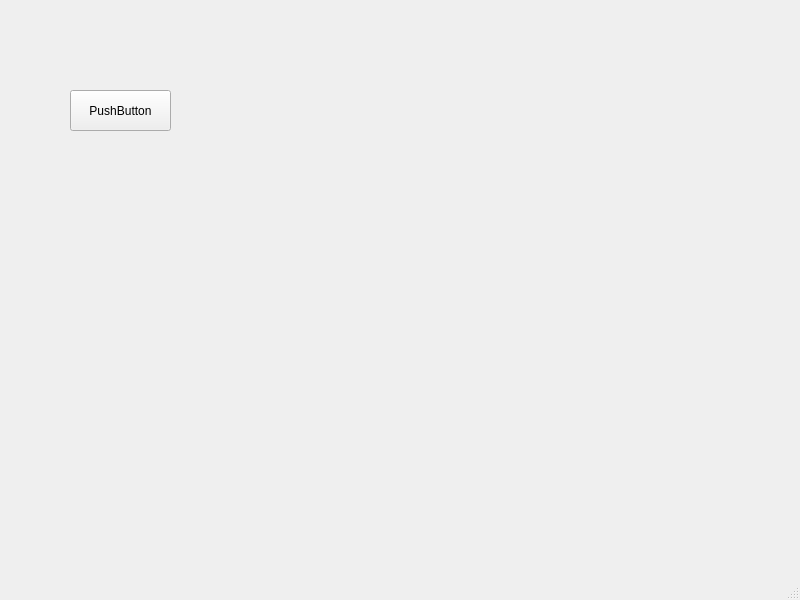
<?xml version="1.0" encoding="UTF-8"?>
<ui version="4.0">
 <class>MainWindow</class>
 <widget class="QMainWindow" name="MainWindow">
  <property name="geometry">
   <rect>
    <x>0</x>
    <y>0</y>
    <width>800</width>
    <height>600</height>
   </rect>
  </property>
  <property name="windowTitle">
   <string>MainWindow</string>
  </property>
  <widget class="QWidget" name="centralwidget">
   <widget class="QPushButton" name="pushButton">
    <property name="geometry">
     <rect>
      <x>70</x>
      <y>90</y>
      <width>101</width>
      <height>41</height>
     </rect>
    </property>
    <property name="text">
     <string>PushButton</string>
    </property>
   </widget>
  </widget>
  <widget class="QMenuBar" name="menubar">
   <property name="geometry">
    <rect>
     <x>0</x>
     <y>0</y>
     <width>800</width>
     <height>22</height>
    </rect>
   </property>
  </widget>
  <widget class="QStatusBar" name="statusbar"/>
 </widget>
 <resources/>
 <connections/>
</ui>
